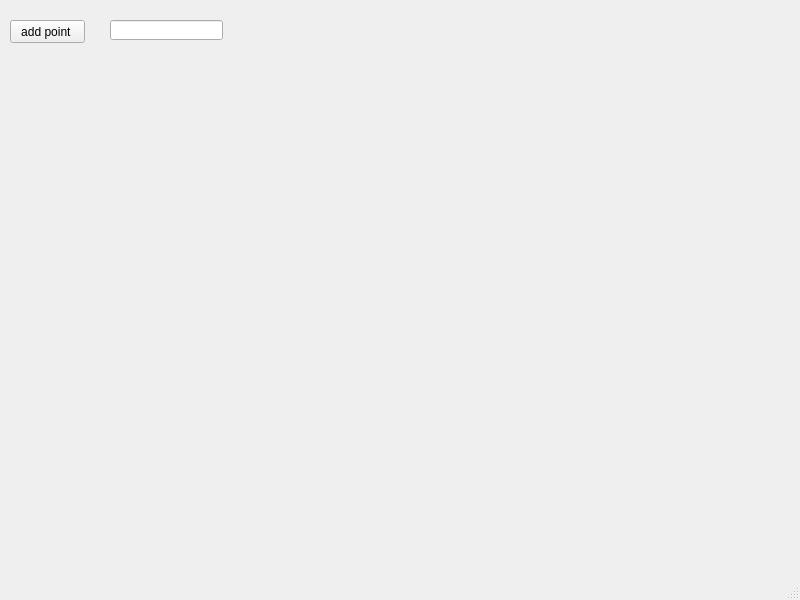
<?xml version="1.0" encoding="UTF-8"?>
<ui version="4.0">
 <class>MainWindow</class>
 <widget class="QMainWindow" name="MainWindow">
  <property name="geometry">
   <rect>
    <x>0</x>
    <y>0</y>
    <width>800</width>
    <height>600</height>
   </rect>
  </property>
  <property name="windowTitle">
   <string>MainWindow</string>
  </property>
  <widget class="QWidget" name="centralwidget">
   <widget class="QLineEdit" name="addPointLineEdit">
    <property name="geometry">
     <rect>
      <x>110</x>
      <y>20</y>
      <width>113</width>
      <height>20</height>
     </rect>
    </property>
   </widget>
   <widget class="QPushButton" name="addPointButton">
    <property name="geometry">
     <rect>
      <x>10</x>
      <y>20</y>
      <width>75</width>
      <height>23</height>
     </rect>
    </property>
    <property name="text">
     <string>add point </string>
    </property>
   </widget>
  </widget>
  <widget class="QMenuBar" name="menubar">
   <property name="geometry">
    <rect>
     <x>0</x>
     <y>0</y>
     <width>800</width>
     <height>21</height>
    </rect>
   </property>
  </widget>
  <widget class="QStatusBar" name="statusbar"/>
 </widget>
 <resources/>
 <connections/>
</ui>
